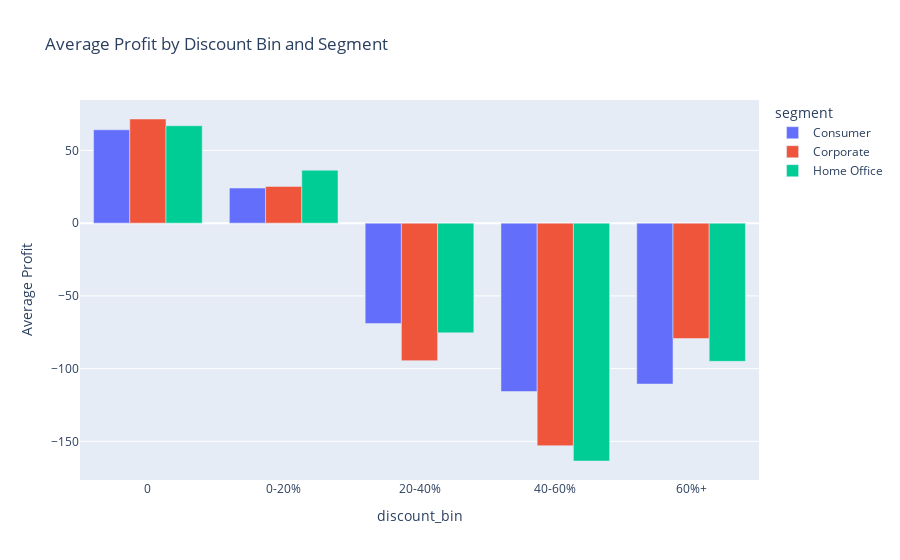

The cell this chart's notebook holds for it:
### Code cell
fig = px.bar(
    seg_discount_profit,
    x="discount_bin",
    y="profit",
    color="segment",
    barmode="group",
    labels={"profit": "Average Profit"},
    title="Average Profit by Discount Bin and Segment"
)
fig.show()

### Figure 1 — Plotly figure (JSON) as saved in the notebook; plotly's stock layout.template omitted (floating-point values rounded to 4 significant figures)
{"data": [{"alignmentgroup": "True", "hovertemplate": "segment=Consumer<br>discount_bin=%{x}<br>Average Profit=%{y}<extra></extra>", "legendgroup": "Consumer", "marker": {"color": "#636efa", "pattern": {"shape": ""}}, "name": "Consumer", "offsetgroup": "Consumer", "orientation": "v", "showlegend": true, "textposition": "auto", "type": "bar", "x": ["0", "0-20%", "20-40%", "40-60%", "60%+"], "xaxis": "x", "y": [64.16, 24.11, -69.07, -115.7, -110.6], "yaxis": "y"}, {"alignmentgroup": "True", "hovertemplate": "segment=Corporate<br>discount_bin=%{x}<br>Average Profit=%{y}<extra></extra>", "legendgroup": "Corporate", "marker": {"color": "#EF553B", "pattern": {"shape": ""}}, "name": "Corporate", "offsetgroup": "Corporate", "orientation": "v", "showlegend": true, "textposition": "auto", "type": "bar", "x": ["0", "0-20%", "20-40%", "40-60%", "60%+"], "xaxis": "x", "y": [71.58, 25.23, -94.52, -153.0, -79.31], "yaxis": "y"}, {"alignmentgroup": "True", "hovertemplate": "segment=Home Office<br>discount_bin=%{x}<br>Average Profit=%{y}<extra></extra>", "legendgroup": "Home Office", "marker": {"color": "#00cc96", "pattern": {"shape": ""}}, "name": "Home Office", "offsetgroup": "Home Office", "orientation": "v", "showlegend": true, "textposition": "auto", "type": "bar", "x": ["0", "0-20%", "20-40%", "40-60%", "60%+"], "xaxis": "x", "y": [66.96, 36.34, -75.41, -163.5, -95.0], "yaxis": "y"}], "layout": {"autosize": true, "barmode": "group", "legend": {"title": {"text": "segment"}, "tracegroupgap": 0}, "title": {"text": "Average Profit by Discount Bin and Segment"}, "xaxis": {"anchor": "y", "autorange": true, "domain": [0, 1], "range": [-0.5, 4.5], "title": {"text": "discount_bin"}, "type": "category"}, "yaxis": {"anchor": "x", "autorange": true, "domain": [0, 1], "range": [-176.6, 84.64], "title": {"text": "Average Profit"}, "type": "linear"}}}
